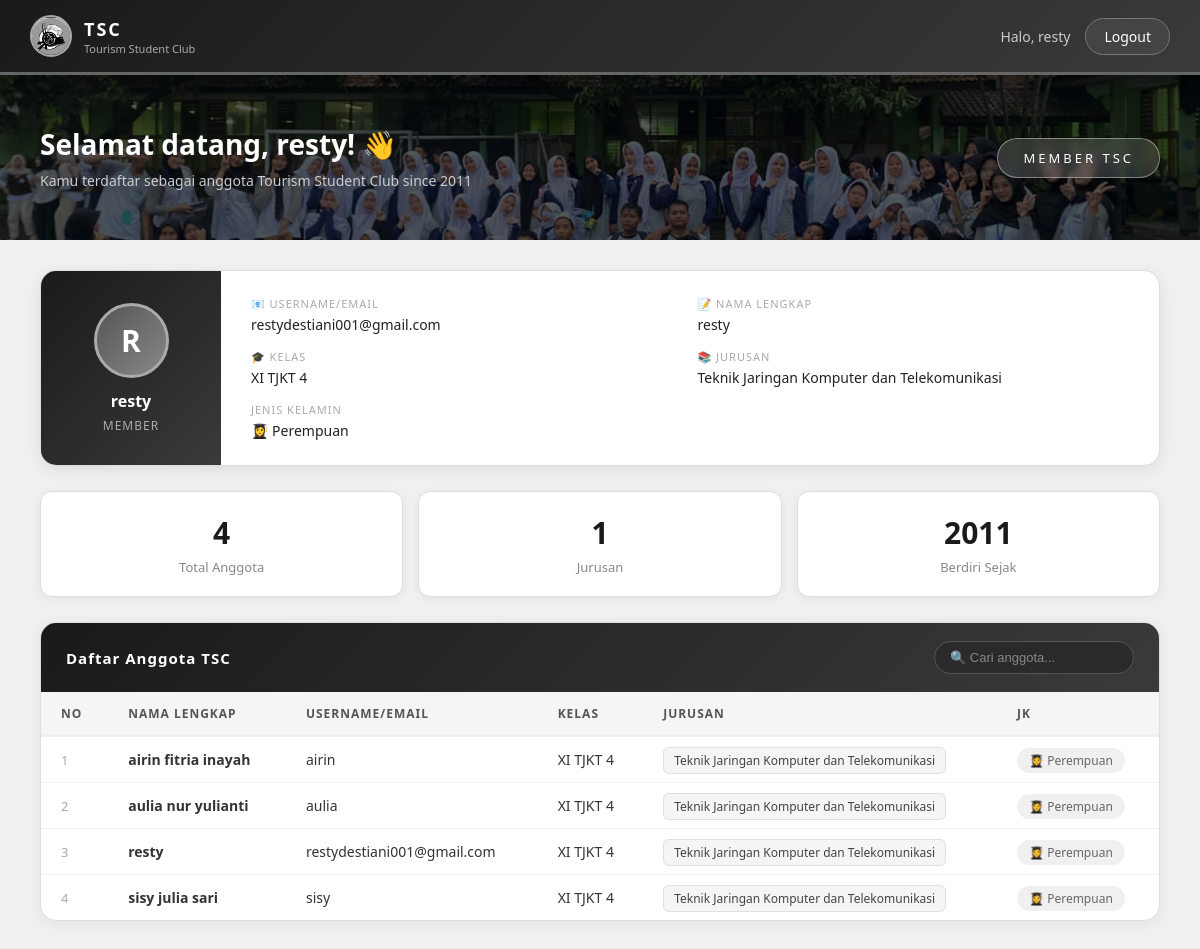
The app's page /projek/index.php (signed in) with its own data.
### tables this page shows
CREATE TABLE `users` (
  `id` int(11) NOT NULL,
  `username/email` varchar(100) NOT NULL,
  `password` varchar(255) NOT NULL,
  `nama_lengkap` varchar(100) DEFAULT NULL,
  `jenis_kelamin` varchar(10) DEFAULT NULL,
  `kelas` varchar(20) DEFAULT NULL,
  `jurusan` varchar(50) DEFAULT NULL,
  `role` varchar(10) DEFAULT 'user'
);

### projek/index.php (the view, shortened to what this page needs)
<?php include 'koneksi.php';
$user = mysqli_fetch_assoc(mysqli_query($conn, "SELECT * FROM users WHERE id='{$_SESSION['id']}'"));
$inisial = strtoupper(substr($user['nama_lengkap'], 0, 1));
?>
<!DOCTYPE html>
<html lang="id">
<head>
</head>
<body>
<div class="navbar">
    <div class="navbar-left">
        <img src="logo_tsc.jpg" alt="Logo TSC">
        <div>
            <h1>TSC</h1>
            <span>Tourism Student Club</span>
        </div>
    </div>
    <div class="navbar-right">
        Halo, <?= $user['nama_lengkap'] ?>
        <a href="logout.php">Logout</a>
    </div>
</div>
<div class="hero">
    <div class="hero-left">
        <h2>Selamat datang, <?= $user['nama_lengkap'] ?>! 👋</h2>
        <p>Kamu terdaftar sebagai anggota Tourism Student Club since 2011</p>
    </div>
    <div class="badge-member">MEMBER TSC</div>
</div>
<div class="container">
    <div class="profile-card">
        <div class="profile-left">
            <div class="profile-avatar"><?= $inisial ?></div>
            <h3><?= $user['nama_lengkap'] ?></h3>
            <span>MEMBER</span>
        </div>
        <div class="profile-right">
            <div class="info-item">
                <label>📧 Username/Email</label>
                <p><?= $user['username/email'] ?></p>
            </div>
            <div class="info-item">
                <label>📝 Nama Lengkap</label>
                <p><?= $user['nama_lengkap'] ?></p>
            </div>
            <div class="info-item">
                <label>🎓 Kelas</label>
                <p><?= $user['kelas'] ?></p>
            </div>
            <div class="info-item">
                <label>📚 Jurusan</label>
                <p><?= $user['jurusan'] ?></p>
            </div>
            <div class="info-item">
                <label>Jenis Kelamin</label>
                <p><?= $user['jenis_kelamin'] == 'L' ? '👨‍🎓 Laki-laki' : '👩‍🎓 Perempuan' ?></p>
            </div>
        </div>
    </div>
    <?php
    $totalAnggota = mysqli_num_rows(mysqli_query($conn, "SELECT * FROM users WHERE role='user'"));
    $totalJurusan = mysqli_num_rows(mysqli_query($conn, "SELECT DISTINCT jurusan FROM users WHERE role='user'"));
    ?>
    <div class="stats">
        <div class="stat-card">
            <h3><?= $totalAnggota ?></h3>
            <p>Total Anggota</p>
        </div>
        <div class="stat-card">
            <h3><?= $totalJurusan ?></h3>
            <p>Jurusan</p>
        </div>
        <div class="stat-card">
            <h3>2011</h3>
            <p>Berdiri Sejak</p>
        </div>
    </div>
    <div class="table-wrapper">
        <div class="table-header">
            <h3>Daftar Anggota TSC</h3>
            <input type="text" id="searchInput" class="search-input" onkeyup="searchTable()" placeholder="🔍 Cari anggota...">
        </div>
        <table>
            <tr>
                <th>No</th>
                <th>Nama Lengkap</th>
                <th>Username/Email</th>
                <th>Kelas</th>
                <th>Jurusan</th>
                <th>JK</th>
            </tr>
            <?php
            $data = mysqli_query($conn, "SELECT * FROM users WHERE role='user' ORDER BY nama_lengkap ASC");
            $no = 1;
            while($row = mysqli_fetch_assoc($data)){
                $jk = $row['jenis_kelamin'] == 'L'
                    ? "<span class='jk-badge jk-l'>👨‍🎓 Laki-laki</span>"
                    : "<span class='jk-badge jk-p'>👩‍🎓 Perempuan</span>";
                echo "<tr>
                    <td class='no'>$no</td>
                    <td><strong>{$row['nama_lengkap']}</strong></td>
                    <td>{$row['username/email']}</td>
                    <td>{$row['kelas']}</td>
                    <td><span class='jurusan-badge'>{$row['jurusan']}</span></td>
                    <td>$jk</td>
                </tr>";
                $no++;
            }
            ?>
        </table>
    </div>
</div>
</body>
</html>

### projek/index.php (style rules this page uses)
* { margin:0; padding:0; box-sizing:border-box; }
body { font-family:'Segoe UI',sans-serif; background:#f0f0f0; color:#222; min-height:100vh; }
.navbar { background:linear-gradient(135deg, #1a1a1a, #3a3a3a); padding:15px 30px; display:flex; justify-content:space-between; align-items:center; border-bottom:3px solid #666; box-shadow:0 2px 20px rgba(0,0,0,0.4); position:sticky; top:0; z-index:100; }
.navbar-left { display:flex; align-items:center; gap:12px; }
.navbar-left img { width:42px; height:42px; border-radius:50%; border:2px solid #aaa; object-fit:cover; }
.navbar-left h1 { font-size:18px; color:#fff; letter-spacing:2px; }
.navbar-left span { font-size:11px; color:#aaa; display:block; }
.navbar-right { display:flex; align-items:center; gap:15px; font-size:14px; color:#ccc; }
.navbar-right a { color:#fff; text-decoration:none; background:#444; padding:8px 18px; border-radius:20px; border:1px solid #777; transition:all 0.3s; }
.hero { background:linear-gradient(rgba(0,0,0,0.65), rgba(0,0,0,0.65)), url('../Tourism Student Club/img/about tsc.jpg') center/cover no-repeat; padding:50px 40px; display:flex; justify-content:space-between; align-items:center; }
.hero-left h2 { font-size:28px; color:#fff; margin-bottom:8px; }
.hero-left p { color:#ccc; font-size:14px; }
.badge-member { background:rgba(255,255,255,0.15); color:#fff; padding:10px 25px; border-radius:25px; font-size:13px; border:1px solid rgba(255,255,255,0.4); letter-spacing:3px; backdrop-filter:blur(5px); }
.container { padding:30px 40px; }
.profile-card { background:#fff; border-radius:16px; padding:0; margin-bottom:25px; border:1px solid #ddd; box-shadow:0 4px 15px rgba(0,0,0,0.08); overflow:hidden; display:flex; }
.profile-left { background:linear-gradient(135deg, #1a1a1a, #3a3a3a); padding:30px 25px; display:flex; flex-direction:column; align-items:center; justify-content:center; min-width:180px; }
.profile-avatar { width:75px; height:75px; border-radius:50%; background:linear-gradient(135deg, #555, #888); display:flex; align-items:center; justify-content:center; font-size:30px; color:#fff; font-weight:bold; margin-bottom:12px; border:3px solid #aaa; }
.profile-left h3 { color:#fff; font-size:16px; text-align:center; }
.profile-left span { color:#aaa; font-size:12px; margin-top:5px; letter-spacing:1px; }
.profile-right { padding:25px 30px; display:grid; grid-template-columns:1fr 1fr; gap:15px; align-content:center; flex:1; }
.info-item label { display:block; font-size:11px; color:#aaa; letter-spacing:1px; text-transform:uppercase; margin-bottom:4px; }
.info-item p { font-size:14px; color:#222; font-weight:500; }
.stats { display:grid; grid-template-columns:repeat(3,1fr); gap:15px; margin-bottom:25px; }
.stat-card { background:#fff; padding:20px; border-radius:12px; text-align:center; border:1px solid #ddd; box-shadow:0 2px 10px rgba(0,0,0,0.06); transition:transform 0.2s; }
.stat-card h3 { font-size:30px; color:#1a1a1a; font-weight:bold; }
.stat-card p { color:#888; font-size:13px; margin-top:5px; }
.table-wrapper { background:#fff; border-radius:16px; overflow:hidden; border:1px solid #ddd; box-shadow:0 2px 15px rgba(0,0,0,0.06); }
.table-header { padding:18px 25px; background:linear-gradient(135deg, #1a1a1a, #3a3a3a); display:flex; justify-content:space-between; align-items:center; }
.table-header h3 { font-size:15px; color:#fff; letter-spacing:1px; }
.search-input { padding:8px 15px; border-radius:20px; border:1px solid #555; background:#2a2a2a; color:#fff; font-size:13px; width:200px; outline:none; }
.search-input::placeholder { color:#888; }
table { width:100%; border-collapse:collapse; }
th { background:#f5f5f5; padding:13px 20px; text-align:left; color:#555; font-size:12px; letter-spacing:1px; text-transform:uppercase; border-bottom:2px solid #eee; }
td { padding:13px 20px; color:#333; border-bottom:1px solid #f0f0f0; font-size:14px; }
tr:last-child td { border-bottom:none; }
.no { color:#aaa; font-size:13px; }
.jk-badge { padding:4px 12px; border-radius:20px; font-size:12px; }
.jk-p { background:#f0f0f0; color:#666; }
.jurusan-badge { background:#f5f5f5; color:#444; padding:4px 10px; border-radius:6px; font-size:12px; border:1px solid #e0e0e0; }

### records on screen
users: nama_lengkap "resty", nama_lengkap "R", value "restydestiani001@gmail.com", kelas "XI TJKT 4", jurusan "Teknik Jaringan Komputer dan Telekomunikasi", jenis_kelamin "👩‍🎓 Perempuan"
users: nama_lengkap "airin fitria inayah", value "airin", kelas "XI TJKT 4", jurusan "Teknik Jaringan Komputer dan Telekomunikasi", jenis_kelamin "👩‍🎓 Perempuan"
users: nama_lengkap "aulia nur yulianti", value "aulia", kelas "XI TJKT 4", jurusan "Teknik Jaringan Komputer dan Telekomunikasi", jenis_kelamin "👩‍🎓 Perempuan"
users: nama_lengkap "sisy julia sari", value "sisy", kelas "XI TJKT 4", jurusan "Teknik Jaringan Komputer dan Telekomunikasi", jenis_kelamin "👩‍🎓 Perempuan"

### other values on screen
$totalAnggota "4"
$totalJurusan "1"
